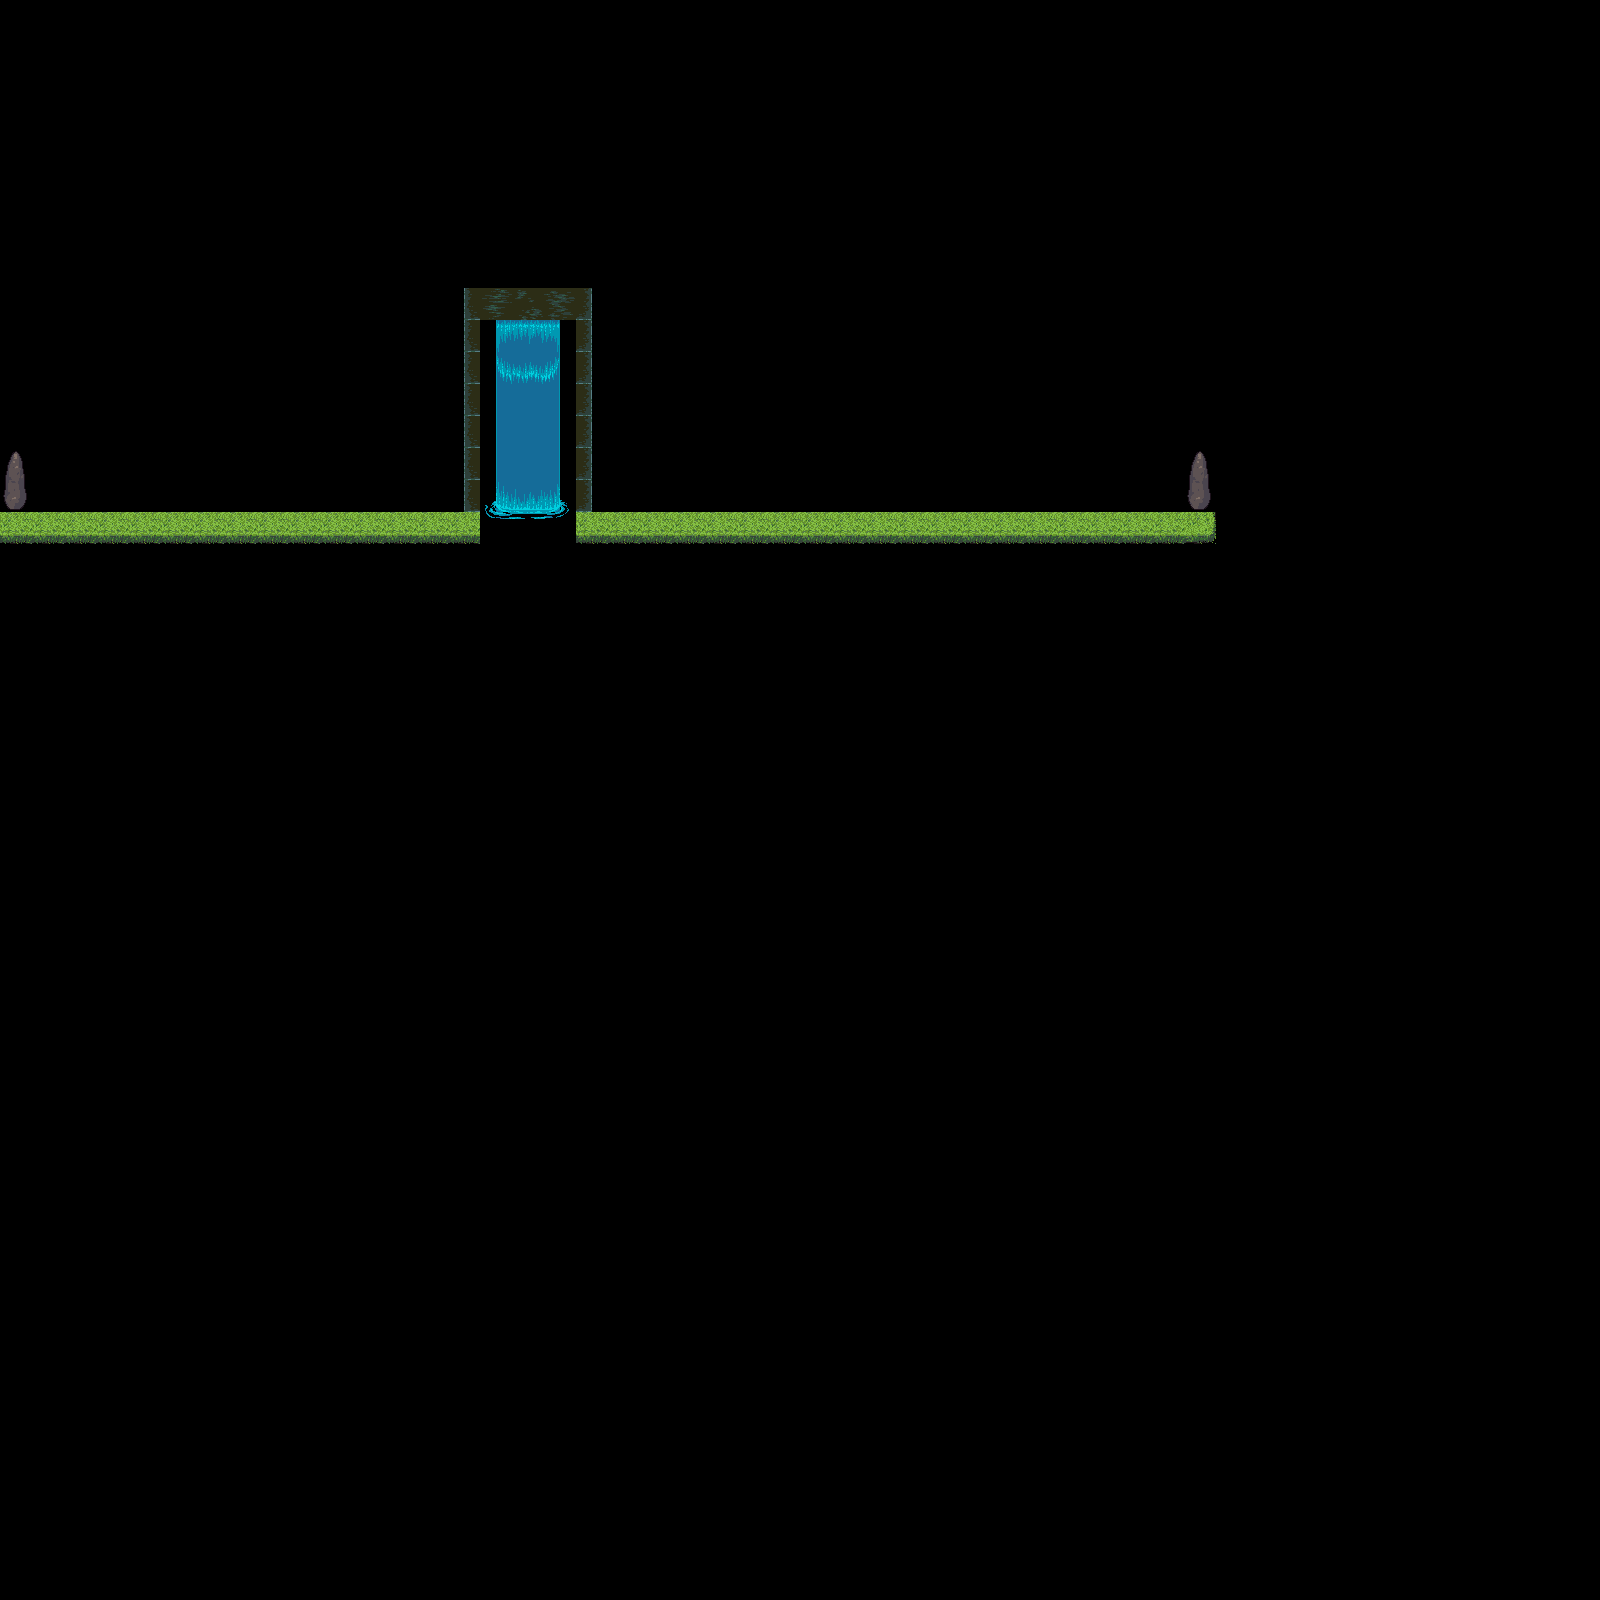

Rendered tile map (Tiled .tmx) drawn with the repository's tilesets; below, a short description and the map source with its tile grids summarised:
An orthogonal 50x50 tile map with 32x32 px tiles, 1 tile layer (Tile Layer 1), 4 tilesets and 3 objects (Apple).

<map version="1.0" orientation="orthogonal" renderorder="right-down" width="50" height="50" tilewidth="32" tileheight="32" nextobjectid="34">
 <tileset firstgid="1" name="terrain" tilewidth="32" tileheight="32" tilecount="1024" columns="32">
  <image source="../images/terrain.png" width="1024" height="1024" />
 </tileset>
 <tileset firstgid="1025" name="EnemyTanks" tilewidth="32" tileheight="32" tilecount="11" columns="11">
  <image source="../images/EnemyTanks.png" width="352" height="32" />
  <tile id="0">
   <properties>
    <property name="Class" value="Enemy" />
   </properties>
  </tile>
 </tileset>
 <tileset firstgid="1036" name="Newton" tilewidth="32" tileheight="32" tilecount="16" columns="4">
  <image source="../images/Newton.png" width="128" height="128" />
  <tile id="0">
   <properties>
    <property name="Class" value="Newton" />
   </properties>
  </tile>
 </tileset>
 <tileset firstgid="1052" name="Fruits" tilewidth="32" tileheight="32" tilecount="50" columns="10">
  <image source="../images/Fruits.png" width="320" height="164" />
  <tile id="2">
   <properties>
    <property name="Class" value="Apple" />
   </properties>
  </tile>
 </tileset>
 <layer name="Tile Layer 1" width="50" height="50">
  <properties>
   <property name="collision" type="bool" value="true" />
  </properties>
  <data>[2500 cells, 77 non-empty, 24 distinct tile ids]</data>
 </layer>
 <objectgroup name="Object Layer 1">
  <object id="22" gid="1025" x="965" y="513" width="32" height="32" />
  <object id="23" gid="1036" x="86" y="516" width="32" height="32" />
  <object id="32" name="Apple" gid="1054" x="295" y="388" width="32" height="32" />
 </objectgroup>
</map>
